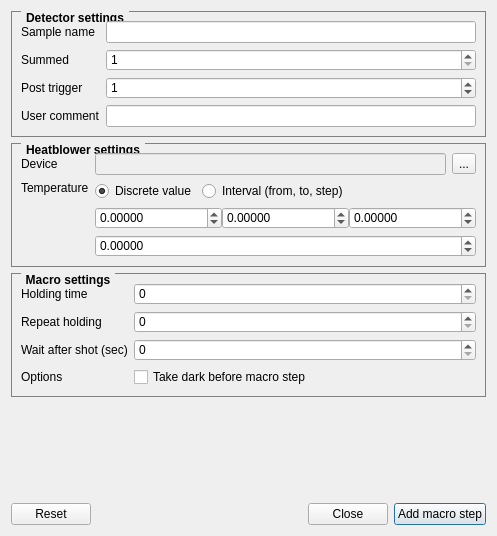
<?xml version="1.0" encoding="UTF-8"?>
<ui version="4.0">
 <class>Dialog</class>
 <widget class="QDialog" name="Dialog">
  <property name="windowModality">
   <enum>Qt::NonModal</enum>
  </property>
  <property name="enabled">
   <bool>true</bool>
  </property>
  <property name="geometry">
   <rect>
    <x>0</x>
    <y>0</y>
    <width>497</width>
    <height>536</height>
   </rect>
  </property>
  <property name="sizePolicy">
   <sizepolicy hsizetype="Fixed" vsizetype="Fixed">
    <horstretch>0</horstretch>
    <verstretch>0</verstretch>
   </sizepolicy>
  </property>
  <property name="windowTitle">
   <string>Add macro step</string>
  </property>
  <layout class="QHBoxLayout" name="horizontalLayout_2">
   <item>
    <layout class="QVBoxLayout" name="verticalLayout_3">
     <item>
      <widget class="QGroupBox" name="groupBox">
       <property name="styleSheet">
        <string notr="true">QGroupBox {
    border: 1px solid gray;
    margin-top: 0.5em;
 font-weight:bold
}

QGroupBox::title {
    subcontrol-origin: margin;
    left: 10px;
    padding: 0 3px 0 3px;
 font-weight:bold
   
}</string>
       </property>
       <property name="title">
        <string>Detector settings</string>
       </property>
       <layout class="QFormLayout" name="formLayout">
        <property name="fieldGrowthPolicy">
         <enum>QFormLayout::AllNonFixedFieldsGrow</enum>
        </property>
        <item row="0" column="0">
         <widget class="QLabel" name="label">
          <property name="text">
           <string>Sample name</string>
          </property>
         </widget>
        </item>
        <item row="0" column="1">
         <widget class="QLineEdit" name="macro_input_sampleName"/>
        </item>
        <item row="1" column="0">
         <widget class="QLabel" name="label_2">
          <property name="text">
           <string>Summed</string>
          </property>
         </widget>
        </item>
        <item row="1" column="1">
         <widget class="QSpinBox" name="macro_input_summed">
          <property name="minimum">
           <number>1</number>
          </property>
          <property name="maximum">
           <number>999999999</number>
          </property>
         </widget>
        </item>
        <item row="2" column="0">
         <widget class="QLabel" name="label_3">
          <property name="text">
           <string>Post trigger</string>
          </property>
         </widget>
        </item>
        <item row="2" column="1">
         <widget class="QSpinBox" name="macro_input_filesafter">
          <property name="maximum">
           <number>999999999</number>
          </property>
          <property name="value">
           <number>1</number>
          </property>
         </widget>
        </item>
        <item row="3" column="0">
         <widget class="QLabel" name="label_4">
          <property name="text">
           <string>User comment</string>
          </property>
         </widget>
        </item>
        <item row="3" column="1">
         <widget class="QLineEdit" name="macro_input_comment">
          <property name="maxLength">
           <number>900</number>
          </property>
         </widget>
        </item>
       </layout>
      </widget>
     </item>
     <item>
      <widget class="QGroupBox" name="groupBox_2">
       <property name="styleSheet">
        <string notr="true">QGroupBox {
    border: 1px solid gray;
    margin-top: 0.5em;
 font-weight:bold
}

QGroupBox::title {
    subcontrol-origin: margin;
    left: 10px;
    padding: 0 3px 0 3px;
 font-weight:bold
   
}</string>
       </property>
       <property name="title">
        <string>Heatblower settings</string>
       </property>
       <layout class="QFormLayout" name="formLayout_2">
        <item row="1" column="0">
         <widget class="QLabel" name="label_5">
          <property name="sizePolicy">
           <sizepolicy hsizetype="Preferred" vsizetype="Preferred">
            <horstretch>0</horstretch>
            <verstretch>0</verstretch>
           </sizepolicy>
          </property>
          <property name="contextMenuPolicy">
           <enum>Qt::DefaultContextMenu</enum>
          </property>
          <property name="toolTip">
           <string/>
          </property>
          <property name="whatsThis">
           <string extracomment="Set motor position"/>
          </property>
          <property name="autoFillBackground">
           <bool>false</bool>
          </property>
          <property name="text">
           <string>Temperature</string>
          </property>
          <property name="alignment">
           <set>Qt::AlignLeading|Qt::AlignLeft|Qt::AlignTop</set>
          </property>
         </widget>
        </item>
        <item row="1" column="1">
         <layout class="QGridLayout" name="gridLayout_2">
          <item row="0" column="0">
           <layout class="QHBoxLayout" name="horizontalLayout_4">
            <item>
             <widget class="QRadioButton" name="macro_select_discrete">
              <property name="cursor">
               <cursorShape>PointingHandCursor</cursorShape>
              </property>
              <property name="text">
               <string>Discrete value</string>
              </property>
              <property name="checked">
               <bool>true</bool>
              </property>
             </widget>
            </item>
            <item>
             <widget class="QRadioButton" name="macro_select_interval">
              <property name="cursor">
               <cursorShape>PointingHandCursor</cursorShape>
              </property>
              <property name="text">
               <string>Interval (from, to, step)</string>
              </property>
             </widget>
            </item>
            <item>
             <spacer name="horizontalSpacer_2">
              <property name="orientation">
               <enum>Qt::Horizontal</enum>
              </property>
              <property name="sizeHint" stdset="0">
               <size>
                <width>40</width>
                <height>20</height>
               </size>
              </property>
             </spacer>
            </item>
           </layout>
          </item>
          <item row="2" column="0">
           <widget class="QDoubleSpinBox" name="macro_input_position">
            <property name="decimals">
             <number>5</number>
            </property>
            <property name="minimum">
             <double>-99999.000000000000000</double>
            </property>
            <property name="maximum">
             <double>99999.000000000000000</double>
            </property>
           </widget>
          </item>
          <item row="1" column="0">
           <widget class="QWidget" name="macro_interval_controls" native="true">
            <property name="maximumSize">
             <size>
              <width>16777215</width>
              <height>27</height>
             </size>
            </property>
            <layout class="QHBoxLayout" name="lay1">
             <property name="spacing">
              <number>0</number>
             </property>
             <property name="margin">
              <number>0</number>
             </property>
             <item>
              <widget class="QDoubleSpinBox" name="macro_value_from">
               <property name="decimals">
                <number>5</number>
               </property>
               <property name="minimum">
                <double>-99999.000000000000000</double>
               </property>
               <property name="maximum">
                <double>99999.000000000000000</double>
               </property>
              </widget>
             </item>
             <item>
              <widget class="QDoubleSpinBox" name="macro_value_to">
               <property name="decimals">
                <number>5</number>
               </property>
               <property name="minimum">
                <double>-99999.000000000000000</double>
               </property>
               <property name="maximum">
                <double>99999.000000000000000</double>
               </property>
              </widget>
             </item>
             <item>
              <widget class="QDoubleSpinBox" name="macro_value_step">
               <property name="decimals">
                <number>5</number>
               </property>
               <property name="minimum">
                <double>-99999.000000000000000</double>
               </property>
               <property name="maximum">
                <double>99999.000000000000000</double>
               </property>
              </widget>
             </item>
            </layout>
           </widget>
          </item>
         </layout>
        </item>
        <item row="0" column="0">
         <widget class="QLabel" name="label_6">
          <property name="text">
           <string>Device</string>
          </property>
         </widget>
        </item>
        <item row="0" column="1">
         <layout class="QHBoxLayout" name="horizontalLayout_3">
          <item>
           <widget class="QLineEdit" name="macro_input_motor">
            <property name="enabled">
             <bool>false</bool>
            </property>
           </widget>
          </item>
          <item>
           <widget class="QToolButton" name="macro_button_select_motor">
            <property name="cursor">
             <cursorShape>PointingHandCursor</cursorShape>
            </property>
            <property name="text">
             <string>...</string>
            </property>
           </widget>
          </item>
         </layout>
        </item>
       </layout>
       <zorder>label_5</zorder>
       <zorder></zorder>
       <zorder>label_6</zorder>
       <zorder></zorder>
      </widget>
     </item>
     <item>
      <widget class="QGroupBox" name="groupBox_3">
       <property name="styleSheet">
        <string notr="true">QGroupBox {
    border: 1px solid gray;
    margin-top: 0.5em;
 font-weight:bold
}

QGroupBox::title {
    subcontrol-origin: margin;
    left: 10px;
    padding: 0 3px 0 3px;
 font-weight:bold
   
}</string>
       </property>
       <property name="title">
        <string>Macro settings</string>
       </property>
       <layout class="QFormLayout" name="formLayout_3">
        <property name="fieldGrowthPolicy">
         <enum>QFormLayout::AllNonFixedFieldsGrow</enum>
        </property>
        <item row="0" column="0">
         <widget class="QLabel" name="label_7">
          <property name="text">
           <string>Holding time</string>
          </property>
         </widget>
        </item>
        <item row="0" column="1">
         <widget class="QSpinBox" name="macro_wait_time">
          <property name="maximum">
           <number>999999999</number>
          </property>
         </widget>
        </item>
        <item row="1" column="0">
         <widget class="QLabel" name="label_9">
          <property name="text">
           <string>Repeat holding</string>
          </property>
         </widget>
        </item>
        <item row="1" column="1">
         <widget class="QSpinBox" name="macro_wait_time_repeat">
          <property name="maximum">
           <number>999999999</number>
          </property>
         </widget>
        </item>
        <item row="2" column="0">
         <widget class="QLabel" name="label_10">
          <property name="text">
           <string>Wait after shot (sec)</string>
          </property>
         </widget>
        </item>
        <item row="2" column="1">
         <widget class="QSpinBox" name="macro_wait_after">
          <property name="maximum">
           <number>999999999</number>
          </property>
         </widget>
        </item>
        <item row="3" column="0">
         <widget class="QLabel" name="label_8">
          <property name="text">
           <string>Options</string>
          </property>
         </widget>
        </item>
        <item row="3" column="1">
         <layout class="QHBoxLayout" name="horizontalLayout_5">
          <item>
           <widget class="QCheckBox" name="check_take_dark">
            <property name="text">
             <string>Take dark before macro step</string>
            </property>
           </widget>
          </item>
          <item>
           <spacer name="horizontalSpacer_3">
            <property name="orientation">
             <enum>Qt::Horizontal</enum>
            </property>
            <property name="sizeHint" stdset="0">
             <size>
              <width>40</width>
              <height>20</height>
             </size>
            </property>
           </spacer>
          </item>
         </layout>
        </item>
       </layout>
      </widget>
     </item>
     <item>
      <spacer name="verticalSpacer">
       <property name="orientation">
        <enum>Qt::Vertical</enum>
       </property>
       <property name="sizeHint" stdset="0">
        <size>
         <width>0</width>
         <height>0</height>
        </size>
       </property>
      </spacer>
     </item>
     <item>
      <layout class="QHBoxLayout" name="horizontalLayout">
       <item>
        <widget class="QPushButton" name="macro_button_reset">
         <property name="focusPolicy">
          <enum>Qt::NoFocus</enum>
         </property>
         <property name="text">
          <string>Reset</string>
         </property>
        </widget>
       </item>
       <item>
        <spacer name="horizontalSpacer">
         <property name="orientation">
          <enum>Qt::Horizontal</enum>
         </property>
         <property name="sizeHint" stdset="0">
          <size>
           <width>40</width>
           <height>20</height>
          </size>
         </property>
        </spacer>
       </item>
       <item>
        <widget class="QPushButton" name="macro_button_close">
         <property name="focusPolicy">
          <enum>Qt::NoFocus</enum>
         </property>
         <property name="text">
          <string>Close</string>
         </property>
        </widget>
       </item>
       <item>
        <widget class="QPushButton" name="macro_button_add">
         <property name="focusPolicy">
          <enum>Qt::TabFocus</enum>
         </property>
         <property name="text">
          <string>Add macro step</string>
         </property>
        </widget>
       </item>
      </layout>
     </item>
    </layout>
   </item>
  </layout>
 </widget>
 <tabstops>
  <tabstop>macro_button_select_motor</tabstop>
  <tabstop>macro_button_add</tabstop>
  <tabstop>macro_input_motor</tabstop>
 </tabstops>
 <resources/>
 <connections>
  <connection>
   <sender>macro_button_reset</sender>
   <signal>clicked()</signal>
   <receiver>macro_input_position</receiver>
   <slot>clear()</slot>
   <hints>
    <hint type="sourcelabel">
     <x>87</x>
     <y>491</y>
    </hint>
    <hint type="destinationlabel">
     <x>475</x>
     <y>315</y>
    </hint>
   </hints>
  </connection>
  <connection>
   <sender>macro_button_reset</sender>
   <signal>clicked()</signal>
   <receiver>macro_value_from</receiver>
   <slot>clear()</slot>
   <hints>
    <hint type="sourcelabel">
     <x>65</x>
     <y>491</y>
    </hint>
    <hint type="destinationlabel">
     <x>230</x>
     <y>282</y>
    </hint>
   </hints>
  </connection>
  <connection>
   <sender>macro_button_reset</sender>
   <signal>clicked()</signal>
   <receiver>macro_value_to</receiver>
   <slot>clear()</slot>
   <hints>
    <hint type="sourcelabel">
     <x>95</x>
     <y>491</y>
    </hint>
    <hint type="destinationlabel">
     <x>353</x>
     <y>282</y>
    </hint>
   </hints>
  </connection>
  <connection>
   <sender>macro_button_reset</sender>
   <signal>clicked()</signal>
   <receiver>macro_value_step</receiver>
   <slot>clear()</slot>
   <hints>
    <hint type="sourcelabel">
     <x>52</x>
     <y>491</y>
    </hint>
    <hint type="destinationlabel">
     <x>475</x>
     <y>282</y>
    </hint>
   </hints>
  </connection>
  <connection>
   <sender>macro_button_reset</sender>
   <signal>clicked()</signal>
   <receiver>macro_input_filesafter</receiver>
   <slot>clear()</slot>
   <hints>
    <hint type="sourcelabel">
     <x>48</x>
     <y>491</y>
    </hint>
    <hint type="destinationlabel">
     <x>280</x>
     <y>102</y>
    </hint>
   </hints>
  </connection>
  <connection>
   <sender>macro_button_reset</sender>
   <signal>clicked()</signal>
   <receiver>macro_input_summed</receiver>
   <slot>clear()</slot>
   <hints>
    <hint type="sourcelabel">
     <x>45</x>
     <y>491</y>
    </hint>
    <hint type="destinationlabel">
     <x>285</x>
     <y>69</y>
    </hint>
   </hints>
  </connection>
  <connection>
   <sender>macro_button_reset</sender>
   <signal>clicked()</signal>
   <receiver>macro_input_sampleName</receiver>
   <slot>clear()</slot>
   <hints>
    <hint type="sourcelabel">
     <x>95</x>
     <y>491</y>
    </hint>
    <hint type="destinationlabel">
     <x>182</x>
     <y>35</y>
    </hint>
   </hints>
  </connection>
  <connection>
   <sender>macro_button_close</sender>
   <signal>clicked()</signal>
   <receiver>Dialog</receiver>
   <slot>close()</slot>
   <hints>
    <hint type="sourcelabel">
     <x>359</x>
     <y>491</y>
    </hint>
    <hint type="destinationlabel">
     <x>346</x>
     <y>347</y>
    </hint>
   </hints>
  </connection>
  <connection>
   <sender>macro_button_add</sender>
   <signal>clicked()</signal>
   <receiver>Dialog</receiver>
   <slot>action_add_macro()</slot>
   <hints>
    <hint type="sourcelabel">
     <x>485</x>
     <y>491</y>
    </hint>
    <hint type="destinationlabel">
     <x>373</x>
     <y>336</y>
    </hint>
   </hints>
  </connection>
  <connection>
   <sender>macro_select_discrete</sender>
   <signal>clicked(bool)</signal>
   <receiver>Dialog</receiver>
   <slot>action_select_discrete()</slot>
   <hints>
    <hint type="sourcelabel">
     <x>231</x>
     <y>248</y>
    </hint>
    <hint type="destinationlabel">
     <x>496</x>
     <y>124</y>
    </hint>
   </hints>
  </connection>
  <connection>
   <sender>macro_select_interval</sender>
   <signal>clicked(bool)</signal>
   <receiver>Dialog</receiver>
   <slot>action_select_interval()</slot>
   <hints>
    <hint type="sourcelabel">
     <x>417</x>
     <y>248</y>
    </hint>
    <hint type="destinationlabel">
     <x>496</x>
     <y>103</y>
    </hint>
   </hints>
  </connection>
 </connections>
 <slots>
  <slot>action_add_macro()</slot>
  <slot>action_select_discrete()</slot>
  <slot>action_select_interval()</slot>
 </slots>
</ui>
